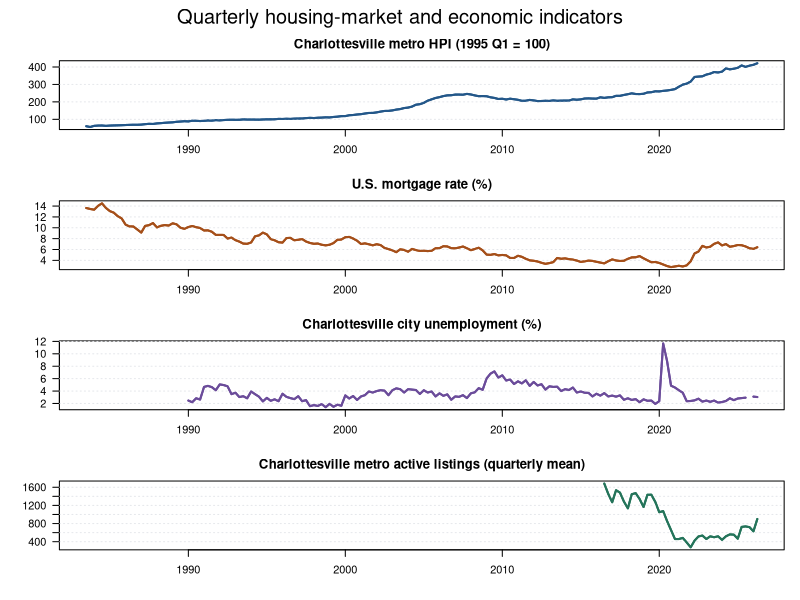
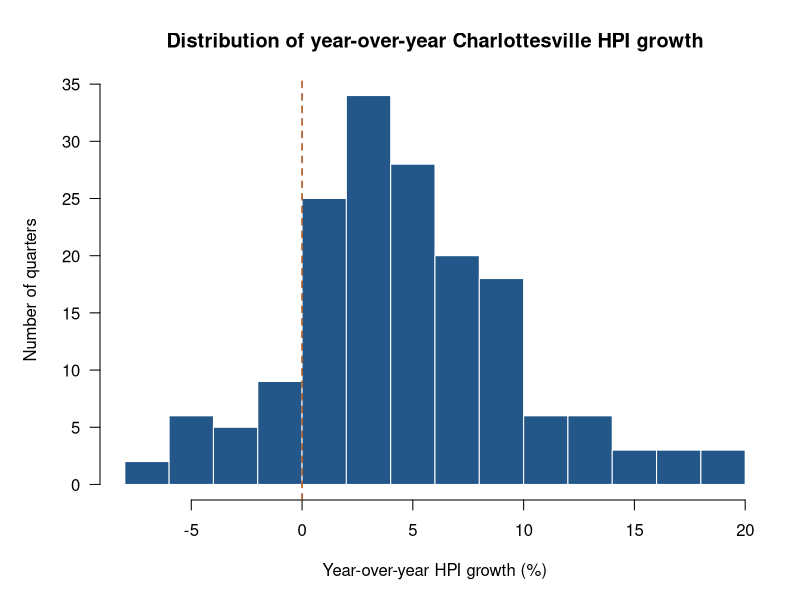

Write R code to recreate these figures, in order.
# Step 2: reproduce the two exploratory figures required by MI3.
# Run from the repository root: Rscript SCRIPTS/02_exploratory_plots.R
# Input: DATA/cleaned_quarterly.csv, produced by 01_preprocess_data.py.
# Outputs: OUTPUT/01_quarterly_trends.png and OUTPUT/02_hpi_growth_distribution.png.
# Uses base R only. These figures describe the data; they do not test hypotheses.

data <- read.csv("DATA/cleaned_quarterly.csv", na.strings = "")
dates <- as.Date(data$quarter_start)
dir.create("OUTPUT", showWarnings = FALSE)

# Separate panels preserve each variable's units and its actual coverage.
# Missing periods stay as gaps rather than being interpolated.
variables <- c("hpi", "mortgage_rate_pct", "unemployment_rate_pct", "active_listings")
labels <- c("Charlottesville metro HPI (1995 Q1 = 100)",
            "U.S. mortgage rate (%)", "Charlottesville city unemployment (%)",
            "Charlottesville metro active listings (quarterly mean)")
colors <- c("#235789", "#A54F19", "#6B4C9A", "#24745A")
png("OUTPUT/01_quarterly_trends.png", width = 1800, height = 1500, res = 180)
par(mfrow = c(4, 1), mar = c(2.8, 4.5, 2.6, 1.2), oma = c(1, 0, 2, 0))
for (i in seq_along(variables)) {
  plot(dates, data[[variables[i]]], type = "l", col = colors[i], lwd = 2,
       xlab = "", ylab = "", main = labels[i], las = 1)
  grid(nx = NA, ny = NULL, col = "#E5E7EB")
  lines(dates, data[[variables[i]]], col = colors[i], lwd = 2)
}
mtext("Quarterly housing-market and economic indicators", outer = TRUE, cex = 1.2)
invisible(dev.off())

# The planned regression outcome is annual HPI growth, not the index level.
growth <- data$hpi_yoy_pct[!is.na(data$hpi_yoy_pct)]
png("OUTPUT/02_hpi_growth_distribution.png", width = 1600, height = 1050, res = 180)
par(mar = c(5, 5, 4, 1.5))
hist(growth, breaks = "FD", col = "#235789", border = "white",
     main = "Distribution of year-over-year Charlottesville HPI growth",
     xlab = "Year-over-year HPI growth (%)", ylab = "Number of quarters", las = 1)
abline(v = 0, col = "#A54F19", lty = 2, lwd = 1.5)
invisible(dev.off())
cat("Saved two exploratory plots in OUTPUT/.\n")
